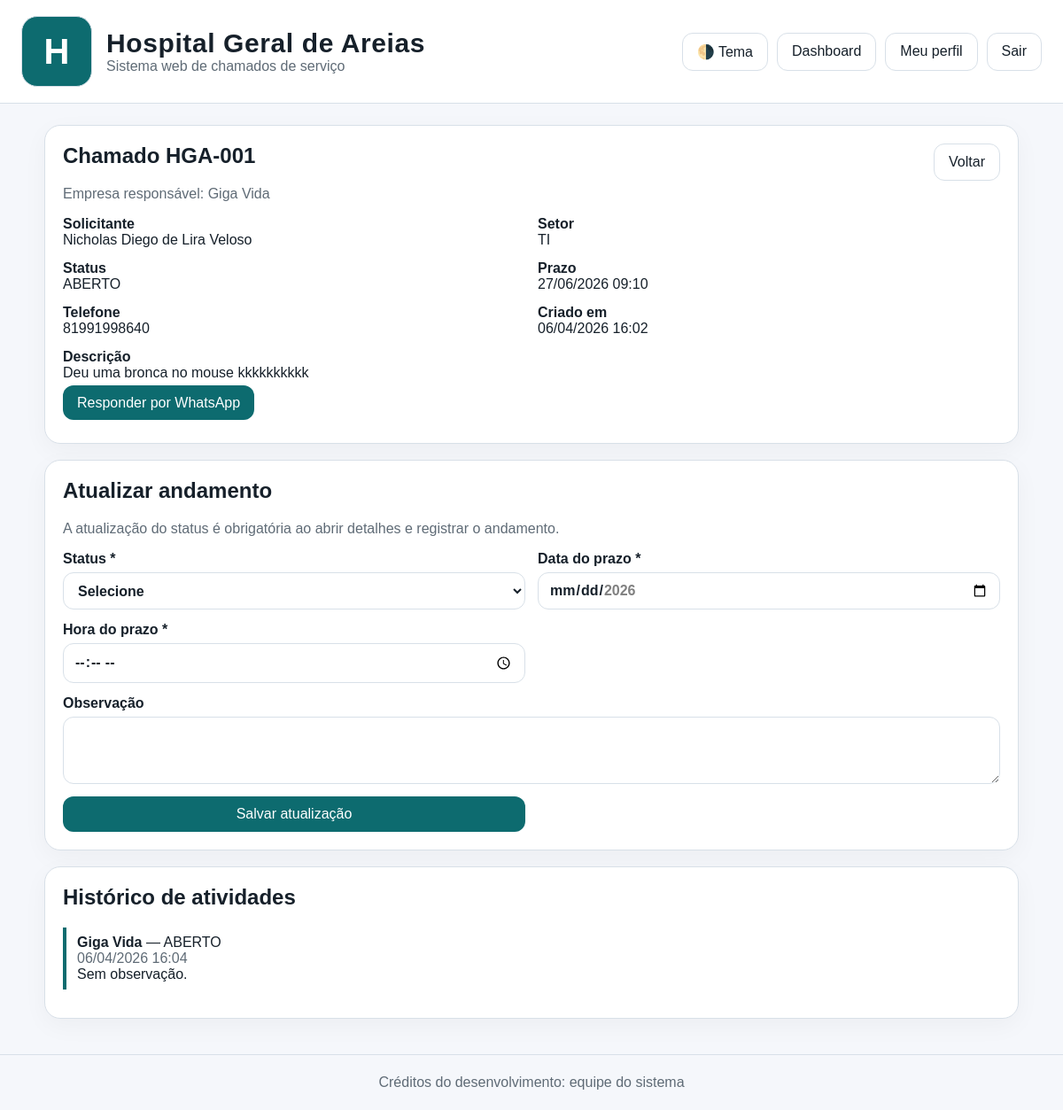
The page /ticket/1 (signed in) on the database its author committed.
### tables this page shows
CREATE TABLE settings (
                key text primary key,
                value text not null
            );

CREATE TABLE tickets (
                id integer primary key autoincrement,
                protocol text not null unique,
                requester_name text not null,
                requester_phone_enc text,
                sector text not null,
                description text not null,
                company_id integer,
                company_other_enc text,
                status text not null,
                deadline_iso text,
                created_at text not null,
                closed_at text,
                foreign key(company_id) references companies(id)
            );

CREATE TABLE companies (
                id integer primary key autoincrement,
                name text not null unique
            );

CREATE TABLE observations (
                id integer primary key autoincrement,
                ticket_id integer not null,
                user_id integer not null,
                status_after text not null,
                note text,
                created_at text not null,
                foreign key(ticket_id) references tickets(id),
                foreign key(user_id) references users(id)
            );

CREATE TABLE users (
                id integer primary key autoincrement,
                username text not null unique,
                password_hash text not null,
                display_name text not null,
                role text not null,
                company_id integer,
                first_access integer not null default 1,
                created_at text not null,
                foreign key(company_id) references companies(id)
            );

### app.py (the view, shortened to what this page needs)
    @app.route("/ticket/<int:ticket_id>", methods=["GET", "POST"])
    @login_required
    def ticket_detail(ticket_id):
        user = current_user()
        ticket = ticket_or_404(ticket_id, user)
        if not ticket:
            flash("Chamado não encontrado.", "danger")
            return redirect(url_for("dashboard"))
        observations = query_all(
            """
            select o.*, u.display_name from observations o join users u on u.id = o.user_id
            where o.ticket_id = ? order by o.id desc
            """,
            (ticket_id,),
        )
        company_display = ticket["company_name"] or decrypt_text(ticket["company_other_enc"])
        requester_phone = decrypt_text(ticket["requester_phone_enc"])
        whatsapp_link = None
        if setting("whatsapp_enabled", "1") == "1" and requester_phone:
            clean = "".join(ch for ch in requester_phone if ch.isdigit())
            if clean:
                msg = f"Olá, aqui é a empresa responsável pelo chamado {ticket['protocol']}."
                whatsapp_link = f"https://wa.me/{clean}?text={msg.replace(' ', '%20')}"
        return render_template(
            "ticket_detail.html",
            ticket=ticket,
            observations=observations,
            company_display=company_display,
            requester_phone=requester_phone,
            whatsapp_link=whatsapp_link,
        )

### templates/ticket_detail.html (shortened to what this page needs)
{% extends 'base.html' %}
{% block content %}
<section class="card">
  <div class="dashboard-head">
    <div>
      <h1>Chamado {{ ticket.protocol }}</h1>
      <p class="muted">Empresa responsável: {{ company_display }}</p>
    </div>
    <a class="btn btn-outline" href="{{ url_for('dashboard') }}">Voltar</a>
  </div>
  <div class="detail-grid">
    <div><strong>Solicitante</strong><div>{{ ticket.requester_name }}</div></div>
    <div><strong>Setor</strong><div>{{ ticket.sector }}</div></div>
    <div><strong>Status</strong><div>{{ ticket.status }}</div></div>
    <div><strong>Prazo</strong><div>{{ fmt(ticket.deadline_iso) }}</div></div>
    <div><strong>Telefone</strong><div>{{ requester_phone or '-' }}</div></div>
    <div><strong>Criado em</strong><div>{{ fmt(ticket.created_at) }}</div></div>
    <div class="full"><strong>Descrição</strong><div>{{ ticket.description }}</div></div>
  </div>
  {% if whatsapp_link %}
    <p><a class="btn" target="_blank" href="{{ whatsapp_link }}">Responder por WhatsApp</a></p>
  {% endif %}
</section>
{% if session_user.role == 'company' %}
<section class="card">
  <h2>Atualizar andamento</h2>
  <p class="muted">A atualização do status é obrigatória ao abrir detalhes e registrar o andamento.</p>
  <form method="post" class="form-grid">
    <label>Status *
      <select name="status" required>
        <option value="">Selecione</option>
      </select>
    </label>
    <label>Data do prazo *
      <input type="date" min="{{ fixed_year }}-01-01" max="{{ fixed_year }}-12-31" name="deadline_date" required>
    </label>
    <label>Hora do prazo *
      <input type="time" name="deadline_time" required>
    </label>
    <label class="full">Observação<textarea name="note" rows="3"></textarea></label>
    <button class="btn">Salvar atualização</button>
  </form>
</section>
{% endif %}
<section class="card">
  <h2>Histórico de atividades</h2>
  {% for obs in observations %}
    <div class="log-item">
      <div><strong>{{ obs.display_name }}</strong> — {{ obs.status_after }}</div>
      <div class="muted">{{ fmt(obs.created_at) }}</div>
      <div>{{ obs.note or 'Sem observação.' }}</div>
    </div>
  {% else %}
    <p>Nenhuma atividade registrada.</p>
  {% endfor %}
</section>
{% endblock %}

### templates/base.html (shortened to what this page needs)
<!doctype html>
<html lang="pt-BR" data-theme="{{ default_theme }}">
<head>
  <link rel="stylesheet" href="{{ url_for('static', filename='style.css') }}">
</head>
<body>
<header class="topbar">
  <div class="brand-wrap">
    {% if logo_path %}
      <img src="{{ url_for('static', filename=logo_path) }}" alt="Logomarca" class="brand-logo">
    {% else %}
      <div class="brand-logo brand-logo-placeholder">H</div>
    {% endif %}
    <div>
      <div class="brand-title">{{ hospital_name }}</div>
      <div class="brand-subtitle">Sistema web de chamados de serviço</div>
    </div>
  </div>
  <div class="top-actions">
    <button type="button" id="theme-toggle" class="btn btn-outline">🌗 Tema</button>
    {% if session_user %}
      <a class="btn btn-outline" href="{{ url_for('dashboard') }}">Dashboard</a>
      <a class="btn btn-outline" href="{{ url_for('profile') }}">Meu perfil</a>
      <a class="btn btn-outline" href="{{ url_for('logout') }}">Sair</a>
    {% else %}
      <a class="btn btn-outline" href="{{ url_for('login') }}">Entrar</a>
    {% endif %}
  </div>
</header>
<main class="container">
  {% block content %}{% endblock %}
</main>
<footer class="footer">{{ credits }}</footer>
</body>
</html>

### static/style.css (style rules this page uses)
:root { --bg: #f5f7fb; --card: #ffffff; --text: #16202a; --muted: #5f6b76; --line: #d8e0e8; --brand: #0d6b6f; --brand-2: #0b5255; --danger: #b42318; --success: #0f8b4c; }
* { box-sizing: border-box; }
body { margin: 0; font-family: Arial, Helvetica, sans-serif; background: var(--bg); color: var(--text); }
a { color: inherit; text-decoration: none; }
.container { width: min(1100px, calc(100% - 32px)); margin: 24px auto 40px; }
.topbar { display: flex; justify-content: space-between; align-items: center; gap: 16px; padding: 18px 24px; background: var(--card); border-bottom: 1px solid var(--line); }
.brand-wrap { display: flex; align-items: center; gap: 16px; }
.brand-logo { width: 80px; height: 80px; object-fit: contain; border-radius: 18px; background: #fff; border: 1px solid var(--line); }
.brand-logo-placeholder { display:flex;align-items:center;justify-content:center;font-size:40px;font-weight:700;background:var(--brand);color:#fff; }
.brand-title { font-size: 30px; font-weight: 800; letter-spacing: .02em; }
.brand-subtitle { color: var(--muted); }
.top-actions, .toolbar { display: flex; gap: 10px; flex-wrap: wrap; }
.card { background: var(--card); border: 1px solid var(--line); border-radius: 18px; padding: 20px; box-shadow: 0 8px 28px rgba(0,0,0,.04); margin-bottom: 18px; }
.hero h1, .card h1, .card h2 { margin-top: 0; }
.form-grid { display: grid; grid-template-columns: 1fr 1fr; gap: 14px; }
.form-grid .full { grid-column: 1 / -1; }
label { display: grid; gap: 6px; font-weight: 600; }
input, select, textarea, button { font: inherit; }
input, select, textarea { width: 100%; padding: 10px 12px; border-radius: 12px; border: 1px solid var(--line); background: transparent; color: var(--text); }
.btn { background: var(--brand); color: #fff; border: 0; padding: 11px 16px; border-radius: 12px; cursor: pointer; }
.btn-outline { background: transparent; color: var(--text); border: 1px solid var(--line); }
.stat span, .muted { color: var(--muted); }
.dashboard-head { display: flex; justify-content: space-between; align-items: flex-start; gap: 16px; }
.detail-grid { display: grid; grid-template-columns: 1fr 1fr; gap: 14px; margin-bottom: 16px; }
.detail-grid .full { grid-column: 1 / -1; }
.log-item { border-left: 4px solid var(--brand); padding: 8px 0 8px 12px; margin-bottom: 12px; }
.footer { padding: 22px; text-align: center; color: var(--muted); border-top: 1px solid var(--line); }

### rows shown on the page
settings: value "Hospital Geral de Areias"
tickets: protocol "HGA-001", requester_name "Nicholas Diego de Lira Veloso", sector "TI", status "ABERTO", deadline_iso "27/06/2026 09:10", created_at "06/04/2026 16:02", description "Deu uma bronca no mouse kkkkkkkkkk"
companies: name "Giga Vida"
observations: display_name "Giga Vida", status_after "ABERTO", created_at "06/04/2026 16:04", note "Sem observação."
settings: value "Créditos do desenvolvimento: equipe do sistema"

### other values the page prints
{{ requester_phone or '-' }} "81991998640"
